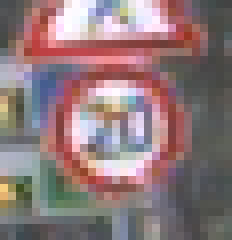
#> input picture scripts/training/00000/00000_00000.png, 29 x 30 px, given in place of ., which was not available (shown 8 times larger)
$ python -i preprocessing.py   (imports and definitions only)
#> lines starting #> are read from the running program, lines starting #| are printed output that depends on the picture
import os
import numpy as np
from glob import glob
from tqdm import tqdm
from skimage.exposure import equalize_hist, equalize_adapthist
from skimage.io import imread, imsave
from skimage.transform import resize, rotate, warp, ProjectiveTransform
#import cv2 as cv
import matplotlib.pyplot as plt
import random
import csv

# [31 lines left out: function find_images, not called in this run]

def read_image(image_path):
    '''
    Reads in image and returns it
    '''
#> called with image_path = '.'
    img = imread(image_path)
#> img is the input picture: shape (30, 29, 3); mean R, G, B 142.3, 120.7, 122.8
    if len(img.shape) == 2: # Grayscale without an extra channel
        img = np.expand_dims(img, axis=2)
    return img

def preprocess_images(image_paths, resize_format=(32, 32)):
    '''
    This function takes care of the following preprocessing steps
    1. Read in images with three channel RGB
    2. Resize images to given pixel format
    3. Convert images to YUV colorspace and only keep Y channel
    4. Scale numerical image values of Y channel to [0,1] range
    5. Apply global and local histogram equalization on all images
    Returns the images as a numpy array
    '''
    # 1. Read and resize images
    X = np.empty([0, resize_format[0], resize_format[1], 3], dtype=np.int32)
    for image_path in tqdm(image_paths):
        image = resize(read_image(image_path), resize_format, mode='edge') # Pads with the edge values of array.
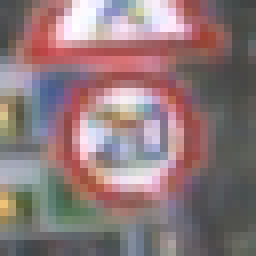
#> image: shape (32, 32, 3) float64 (shown 8 times larger); mean of channels 0, 1, 2 0.558, 0.474, 0.482; drawn as R, G, B
#> pass 3 of the loop in preprocess_images, `for image_path in tqdm(image_paths):`:
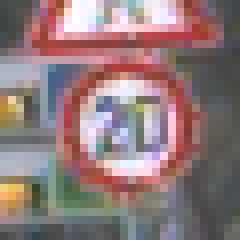
#> input picture scripts/training/00000/00000_00001.png, 30 x 30 px, given in place of , which was not available (shown 8 times larger)
#> in read_image, img is the input picture: shape (30, 30, 3); mean R, G, B 143.8, 121.5, 122.9
#> in preprocess_images, `image = resize(read_image(image_path), resize_format, mode='edge')`:
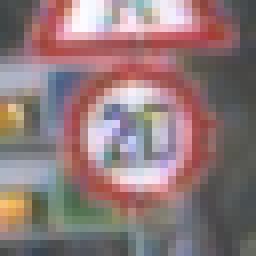
#> image: shape (32, 32, 3) float64 (shown 8 times larger); mean of channels 0, 1, 2 0.564, 0.476, 0.482; drawn as R, G, B
#> the loop made 5 passes; the first 3 are shown
        X = np.append(X, np.expand_dims(image, axis=0), axis=0)

    # Put text ?!
    #cv.putText(img, 'This one!', (230, 50), font, 0.8, (0, 255, 0), 2, cv.LINE_AA)

    # 2. Convert RGB to YUV and only keep Y channel, which is a conversion to grayscale
    # (https://en.wikipedia.org/wiki/YUV)
    X = 0.299 * X[:, :, :, 0] + 0.587 * X[:, :, :, 1] + 0.114 * X[:, :, :, 2]

    # 3. Scale features to a range from 0 to 1 and convert to float32
    X = (X / 255.).astype(np.float32)

    # 4. Apply histogram equalization
    # 4.1 Global (https://en.wikipedia.org/wiki/Histogram_equalization)
    X = equalize_hist(X)
    # 4.2 Local (https://en.wikipedia.org/wiki/Adaptive_histogram_equalization)
    for i in tqdm(range(X.shape[0])):
       X[i] = equalize_adapthist(X[i])

    # Add one grayscale channel
    X = X.reshape(X.shape + (1,))

    return X

# [107 lines left out: functions augment_images, flip_images, rotate_images, save_images, get_data, not called in this run]

# [9 lines not run here, left out]

#> (the run stopped early here; a loop or call above may not have finished)
